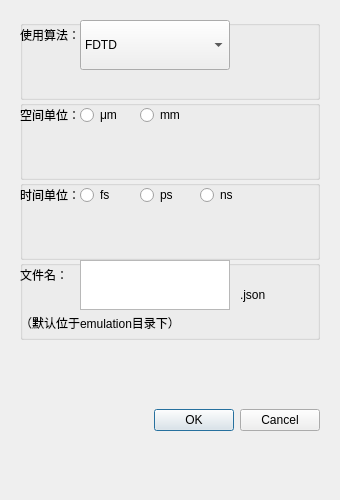
<?xml version="1.0" encoding="UTF-8"?>
<ui version="4.0">
 <class>NewFile</class>
 <widget class="QDialog" name="NewFile">
  <property name="geometry">
   <rect>
    <x>0</x>
    <y>0</y>
    <width>340</width>
    <height>500</height>
   </rect>
  </property>
  <property name="windowTitle">
   <string>新建仿真</string>
  </property>
  <widget class="QDialogButtonBox" name="buttonBox">
   <property name="geometry">
    <rect>
     <x>20</x>
     <y>380</y>
     <width>300</width>
     <height>80</height>
    </rect>
   </property>
   <property name="orientation">
    <enum>Qt::Horizontal</enum>
   </property>
   <property name="standardButtons">
    <set>QDialogButtonBox::Cancel|QDialogButtonBox::Ok</set>
   </property>
  </widget>
  <widget class="QGroupBox" name="groupBox_unit">
   <property name="geometry">
    <rect>
     <x>20</x>
     <y>100</y>
     <width>300</width>
     <height>80</height>
    </rect>
   </property>
   <property name="title">
    <string/>
   </property>
   <widget class="QRadioButton" name="radioButton_mum">
    <property name="geometry">
     <rect>
      <x>60</x>
      <y>0</y>
      <width>60</width>
      <height>30</height>
     </rect>
    </property>
    <property name="text">
     <string>μm</string>
    </property>
   </widget>
   <widget class="QRadioButton" name="radioButton_mm">
    <property name="geometry">
     <rect>
      <x>120</x>
      <y>0</y>
      <width>60</width>
      <height>30</height>
     </rect>
    </property>
    <property name="text">
     <string>mm</string>
    </property>
   </widget>
   <widget class="QLabel" name="label_9">
    <property name="geometry">
     <rect>
      <x>0</x>
      <y>0</y>
      <width>60</width>
      <height>30</height>
     </rect>
    </property>
    <property name="text">
     <string>空间单位：</string>
    </property>
   </widget>
  </widget>
  <widget class="QGroupBox" name="groupBox">
   <property name="geometry">
    <rect>
     <x>20</x>
     <y>20</y>
     <width>300</width>
     <height>80</height>
    </rect>
   </property>
   <property name="title">
    <string/>
   </property>
   <widget class="QLabel" name="label_8">
    <property name="geometry">
     <rect>
      <x>0</x>
      <y>0</y>
      <width>60</width>
      <height>30</height>
     </rect>
    </property>
    <property name="text">
     <string>使用算法：</string>
    </property>
   </widget>
   <widget class="QComboBox" name="comboBox_backend">
    <property name="geometry">
     <rect>
      <x>60</x>
      <y>0</y>
      <width>150</width>
      <height>50</height>
     </rect>
    </property>
    <item>
     <property name="text">
      <string>FDTD</string>
     </property>
    </item>
    <item>
     <property name="text">
      <string>ADI-FDTD</string>
     </property>
    </item>
    <item>
     <property name="text">
      <string>CN-FDTD</string>
     </property>
    </item>
    <item>
     <property name="text">
      <string>SS-FDTD</string>
     </property>
    </item>
    <item>
     <property name="text">
      <string>LOD-FDTD</string>
     </property>
    </item>
    <item>
     <property name="text">
      <string>WCS-FDTD</string>
     </property>
    </item>
    <item>
     <property name="text">
      <string>HIE-FDTD</string>
     </property>
    </item>
    <item>
     <property name="text">
      <string>CDLT-FDTD</string>
     </property>
    </item>
    <item>
     <property name="text">
      <string>SO-FDTD</string>
     </property>
    </item>
    <item>
     <property name="text">
      <string>PITD-FDTD</string>
     </property>
    </item>
   </widget>
  </widget>
  <widget class="QGroupBox" name="groupBox_2">
   <property name="geometry">
    <rect>
     <x>20</x>
     <y>260</y>
     <width>300</width>
     <height>80</height>
    </rect>
   </property>
   <property name="title">
    <string/>
   </property>
   <widget class="QLabel" name="label_2">
    <property name="geometry">
     <rect>
      <x>0</x>
      <y>0</y>
      <width>60</width>
      <height>30</height>
     </rect>
    </property>
    <property name="text">
     <string>文件名：</string>
    </property>
   </widget>
   <widget class="QTextEdit" name="textEdit_name">
    <property name="geometry">
     <rect>
      <x>60</x>
      <y>0</y>
      <width>150</width>
      <height>50</height>
     </rect>
    </property>
    <property name="placeholderText">
     <string/>
    </property>
   </widget>
   <widget class="QLabel" name="label_13">
    <property name="geometry">
     <rect>
      <x>220</x>
      <y>20</y>
      <width>60</width>
      <height>30</height>
     </rect>
    </property>
    <property name="text">
     <string>.json</string>
    </property>
   </widget>
   <widget class="QLabel" name="label_3">
    <property name="geometry">
     <rect>
      <x>0</x>
      <y>48</y>
      <width>200</width>
      <height>30</height>
     </rect>
    </property>
    <property name="text">
     <string>（默认位于emulation目录下）</string>
    </property>
   </widget>
  </widget>
  <widget class="QGroupBox" name="groupBox_3">
   <property name="geometry">
    <rect>
     <x>20</x>
     <y>180</y>
     <width>300</width>
     <height>80</height>
    </rect>
   </property>
   <property name="title">
    <string/>
   </property>
   <widget class="QLabel" name="label_10">
    <property name="geometry">
     <rect>
      <x>0</x>
      <y>0</y>
      <width>60</width>
      <height>30</height>
     </rect>
    </property>
    <property name="text">
     <string>时间单位：</string>
    </property>
   </widget>
   <widget class="QRadioButton" name="radioButton_fs">
    <property name="geometry">
     <rect>
      <x>60</x>
      <y>0</y>
      <width>60</width>
      <height>30</height>
     </rect>
    </property>
    <property name="text">
     <string>fs</string>
    </property>
   </widget>
   <widget class="QRadioButton" name="radioButton_ps">
    <property name="geometry">
     <rect>
      <x>120</x>
      <y>0</y>
      <width>60</width>
      <height>30</height>
     </rect>
    </property>
    <property name="text">
     <string>ps</string>
    </property>
   </widget>
   <widget class="QRadioButton" name="radioButton_ns">
    <property name="geometry">
     <rect>
      <x>180</x>
      <y>0</y>
      <width>60</width>
      <height>30</height>
     </rect>
    </property>
    <property name="text">
     <string>ns</string>
    </property>
   </widget>
  </widget>
 </widget>
 <resources/>
 <connections>
  <connection>
   <sender>buttonBox</sender>
   <signal>accepted()</signal>
   <receiver>NewFile</receiver>
   <slot>accept()</slot>
   <hints>
    <hint type="sourcelabel">
     <x>248</x>
     <y>254</y>
    </hint>
    <hint type="destinationlabel">
     <x>157</x>
     <y>274</y>
    </hint>
   </hints>
  </connection>
  <connection>
   <sender>buttonBox</sender>
   <signal>rejected()</signal>
   <receiver>NewFile</receiver>
   <slot>reject()</slot>
   <hints>
    <hint type="sourcelabel">
     <x>316</x>
     <y>260</y>
    </hint>
    <hint type="destinationlabel">
     <x>286</x>
     <y>274</y>
    </hint>
   </hints>
  </connection>
 </connections>
</ui>
